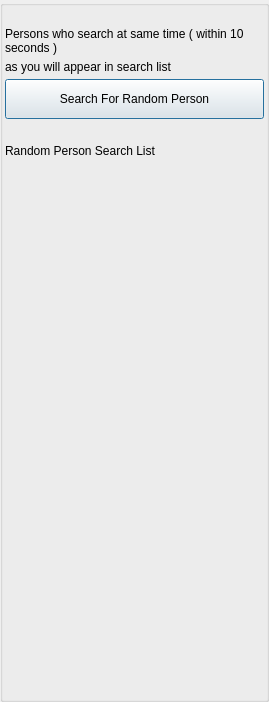
<?xml version="1.0" encoding="UTF-8"?>
<ui version="4.0">
 <class>RandomPersonDlgClass</class>
 <widget class="QDialog" name="RandomPersonDlgClass">
  <property name="geometry">
   <rect>
    <x>0</x>
    <y>0</y>
    <width>269</width>
    <height>702</height>
   </rect>
  </property>
  <property name="windowTitle">
   <string>Search</string>
  </property>
  <property name="windowIcon">
   <iconset>
    <normaloff>:/TruthOrDare/Resources/ic_people_normal.png</normaloff>:/TruthOrDare/Resources/ic_people_normal.png</iconset>
  </property>
  <layout class="QVBoxLayout" name="verticalLayout">
   <property name="spacing">
    <number>0</number>
   </property>
   <property name="leftMargin">
    <number>0</number>
   </property>
   <property name="topMargin">
    <number>0</number>
   </property>
   <property name="rightMargin">
    <number>0</number>
   </property>
   <property name="bottomMargin">
    <number>0</number>
   </property>
   <item>
    <widget class="QGroupBox" name="ItemsGroupBox">
     <property name="minimumSize">
      <size>
       <width>0</width>
       <height>0</height>
      </size>
     </property>
     <property name="title">
      <string/>
     </property>
     <layout class="QVBoxLayout" name="verticalLayout_2">
      <property name="spacing">
       <number>5</number>
      </property>
      <property name="leftMargin">
       <number>2</number>
      </property>
      <property name="topMargin">
       <number>2</number>
      </property>
      <property name="rightMargin">
       <number>2</number>
      </property>
      <property name="bottomMargin">
       <number>2</number>
      </property>
      <item>
       <widget class="QLabel" name="m_StatusLabel">
        <property name="text">
         <string notr="true"/>
        </property>
       </widget>
      </item>
      <item>
       <widget class="QLabel" name="m_SearchLabel">
        <property name="text">
         <string>Persons who search at same time ( within 10 seconds ) </string>
        </property>
        <property name="wordWrap">
         <bool>true</bool>
        </property>
       </widget>
      </item>
      <item>
       <widget class="QLabel" name="label_2">
        <property name="text">
         <string>as you will appear in search list</string>
        </property>
       </widget>
      </item>
      <item>
       <widget class="QPushButton" name="m_SerchButton">
        <property name="minimumSize">
         <size>
          <width>0</width>
          <height>40</height>
         </size>
        </property>
        <property name="text">
         <string>Search For Random Person</string>
        </property>
       </widget>
      </item>
      <item>
       <widget class="QLabel" name="m_SearchStatusLabel">
        <property name="font">
         <font>
          <pointsize>10</pointsize>
         </font>
        </property>
        <property name="text">
         <string/>
        </property>
       </widget>
      </item>
      <item>
       <widget class="QLabel" name="label">
        <property name="text">
         <string>Random Person Search List</string>
        </property>
       </widget>
      </item>
      <item>
       <widget class="FriendListWidget" name="m_FriendListWidget" native="true">
        <property name="sizePolicy">
         <sizepolicy hsizetype="Expanding" vsizetype="Expanding">
          <horstretch>0</horstretch>
          <verstretch>0</verstretch>
         </sizepolicy>
        </property>
       </widget>
      </item>
     </layout>
    </widget>
   </item>
  </layout>
 </widget>
 <customwidgets>
  <customwidget>
   <class>FriendListWidget</class>
   <extends>QWidget</extends>
   <header>FriendListWidget.h</header>
   <container>1</container>
  </customwidget>
 </customwidgets>
 <resources>
  <include location="../gotvcommon.qrc"/>
 </resources>
 <connections/>
</ui>
